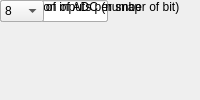
<?xml version="1.0" encoding="UTF-8"?>
<ui version="4.0">
 <class>MainWindow</class>
 <widget class="QMainWindow" name="MainWindow">
  <property name="windowTitle"><string>SNAP ADC</string></property>
  <widget class="QWidget" name="centralwidget">
   <!-- NOTE: this is a simplified structural mirror of the generated
        <module>_ui.py, not a full round-trip Designer file. Regenerate
        both from the same spec if you need to edit layout by hand. -->
       <widget class="QLabel" name="label_name">
     <property name="text"><string>Block name</string></property>
    </widget>
       <widget class="QLineEdit" name="name"/>
       <widget class="QLabel" name="label_sample_rate">
     <property name="text"><string>Sample rate (MHz)</string></property>
    </widget>
       <widget class="QLineEdit" name="sample_rate"/>
       <widget class="QLabel" name="label_snap_inputs">
     <property name="text"><string>Number of inputs per snap</string></property>
    </widget>
       <widget class="QComboBox" name="snap_inputs">
     <item><property name="text"><string>3</string></property></item>
     <item><property name="text"><string>6</string></property></item>
     <item><property name="text"><string>12</string></property></item>
    </widget>
       <widget class="QLabel" name="label_adc_resolution">
     <property name="text"><string>Resolution of ADC (number of bit)</string></property>
    </widget>
       <widget class="QComboBox" name="adc_resolution">
     <item><property name="text"><string>8</string></property></item>
     <item><property name="text"><string>12</string></property></item>
    </widget>
  </widget>
 </widget>
 <resources/>
 <connections/>
</ui>
